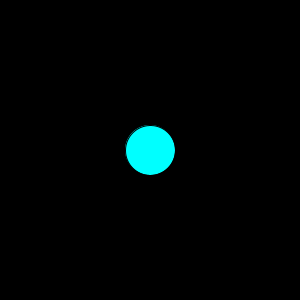
Frame 1 (no input)
Frame 60 (the mouse pressed at the canvas centre just before this capture): identical to frame 1, image omitted
Frame 120 (the mouse held since frame 60 and released just before this capture): blank canvas, image omitted

The Processing sketch that drew this single still picture (run headless with seeded random() and noise(); from frame 60 on, the mouse is pressed at the canvas centre):

// Processing sketch: processing_36397
// ── processing_36397.pde

//Alex Nelson

void setup() {
  size(300, 300);
}

void draw() {

//cite: if/else notes on moodle
 if (mouseY < height/(12/5)) {
   background(0);
   
  //center ball
  fill(0, 255, 255);
  ellipseMode(CENTER);
  ellipse(150, 150, 50+mouseY, 50);

  //top wall
  fill(255);
  rect(0, 0, 300, 0+mouseY);

  //bottom wall
  fill(255);
  rect(0, 300, 300, 0-mouseY);
}
  //ball explodes: screen becomes color of the ball
  else {
    background(0,255,255);
  }
}
